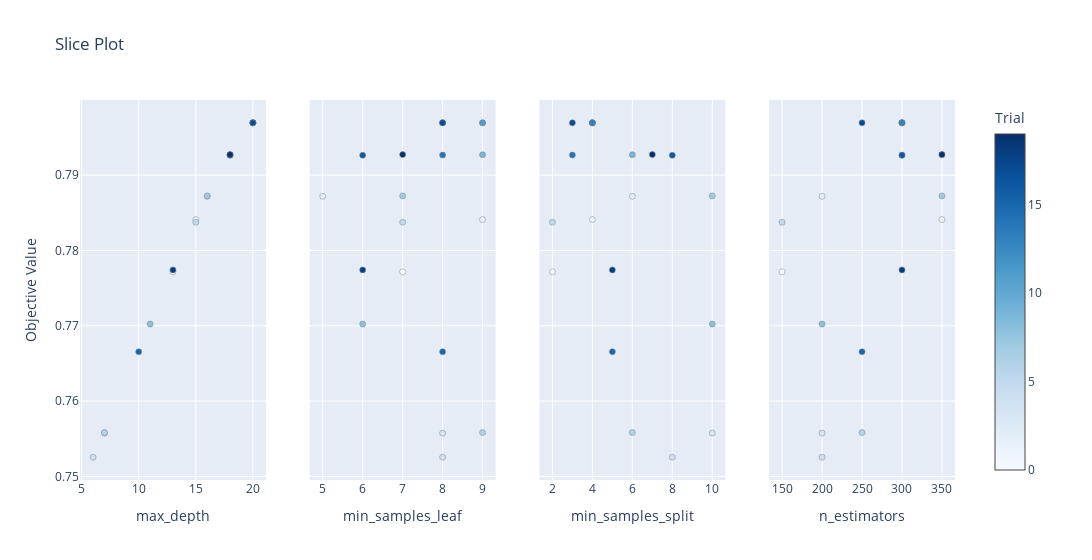

The cell this chart's notebook holds for it:
### Code cell
visualization.plot_slice(study) #Optuna hyperparameter slice plot.png

### Figure 1 — Plotly figure (JSON) as saved in the notebook; plotly's stock layout.template omitted (floating-point values rounded to 4 significant figures)
{"data": [{"marker": {"color": [0, 1, 2, 3, 4, 5, 6, 7, 8, 9, 10, 11, 12, 13, 14, 15, 16, 17, 18, 19], "colorbar": {"title": {"text": "Trial"}, "x": 1, "xpad": 40}, "colorscale": [[0, "rgb(247,251,255)"], [0.125, "rgb(222,235,247)"], [0.25, "rgb(198,219,239)"], [0.375, "rgb(158,202,225)"], [0.5, "rgb(107,174,214)"], [0.625, "rgb(66,146,198)"], [0.75, "rgb(33,113,181)"], [0.875, "rgb(8,81,156)"], [1, "rgb(8,48,107)"]], "line": {"color": "Grey", "width": 0.5}, "showscale": true}, "mode": "markers", "name": "Feasible Trial", "showlegend": false, "type": "scatter", "x": [13, 15, 16, 7, 6, 15, 7, 16, 11, 18, 20, 20, 20, 20, 18, 10, 18, 20, 13, 18], "xaxis": "x", "y": [0.7772, 0.7841, 0.7872, 0.7557, 0.7525, 0.7837, 0.7558, 0.7872, 0.7702, 0.7927, 0.7969, 0.7969, 0.797, 0.797, 0.7927, 0.7666, 0.7926, 0.7969, 0.7774, 0.7927], "yaxis": "y"}, {"marker": {"color": [0, 1, 2, 3, 4, 5, 6, 7, 8, 9, 10, 11, 12, 13, 14, 15, 16, 17, 18, 19], "colorbar": {"title": {"text": "Trial"}, "x": 1, "xpad": 40}, "colorscale": [[0, "rgb(247,251,255)"], [0.125, "rgb(222,235,247)"], [0.25, "rgb(198,219,239)"], [0.375, "rgb(158,202,225)"], [0.5, "rgb(107,174,214)"], [0.625, "rgb(66,146,198)"], [0.75, "rgb(33,113,181)"], [0.875, "rgb(8,81,156)"], [1, "rgb(8,48,107)"]], "line": {"color": "Grey", "width": 0.5}, "showscale": false}, "mode": "markers", "name": "Feasible Trial", "showlegend": false, "type": "scatter", "x": [7, 9, 5, 8, 8, 7, 9, 7, 6, 9, 9, 9, 8, 8, 8, 8, 6, 8, 6, 7], "xaxis": "x2", "y": [0.7772, 0.7841, 0.7872, 0.7557, 0.7525, 0.7837, 0.7558, 0.7872, 0.7702, 0.7927, 0.7969, 0.7969, 0.797, 0.797, 0.7927, 0.7666, 0.7926, 0.7969, 0.7774, 0.7927], "yaxis": "y2"}, {"marker": {"color": [0, 1, 2, 3, 4, 5, 6, 7, 8, 9, 10, 11, 12, 13, 14, 15, 16, 17, 18, 19], "colorbar": {"title": {"text": "Trial"}, "x": 1, "xpad": 40}, "colorscale": [[0, "rgb(247,251,255)"], [0.125, "rgb(222,235,247)"], [0.25, "rgb(198,219,239)"], [0.375, "rgb(158,202,225)"], [0.5, "rgb(107,174,214)"], [0.625, "rgb(66,146,198)"], [0.75, "rgb(33,113,181)"], [0.875, "rgb(8,81,156)"], [1, "rgb(8,48,107)"]], "line": {"color": "Grey", "width": 0.5}, "showscale": false}, "mode": "markers", "name": "Feasible Trial", "showlegend": false, "type": "scatter", "x": [2, 4, 6, 10, 8, 2, 6, 10, 10, 6, 4, 4, 4, 4, 3, 5, 8, 3, 5, 7], "xaxis": "x3", "y": [0.7772, 0.7841, 0.7872, 0.7557, 0.7525, 0.7837, 0.7558, 0.7872, 0.7702, 0.7927, 0.7969, 0.7969, 0.797, 0.797, 0.7927, 0.7666, 0.7926, 0.7969, 0.7774, 0.7927], "yaxis": "y3"}, {"marker": {"color": [0, 1, 2, 3, 4, 5, 6, 7, 8, 9, 10, 11, 12, 13, 14, 15, 16, 17, 18, 19], "colorbar": {"title": {"text": "Trial"}, "x": 1, "xpad": 40}, "colorscale": [[0, "rgb(247,251,255)"], [0.125, "rgb(222,235,247)"], [0.25, "rgb(198,219,239)"], [0.375, "rgb(158,202,225)"], [0.5, "rgb(107,174,214)"], [0.625, "rgb(66,146,198)"], [0.75, "rgb(33,113,181)"], [0.875, "rgb(8,81,156)"], [1, "rgb(8,48,107)"]], "line": {"color": "Grey", "width": 0.5}, "showscale": false}, "mode": "markers", "name": "Feasible Trial", "showlegend": false, "type": "scatter", "x": [150, 350, 200, 200, 200, 150, 250, 350, 200, 350, 300, 300, 300, 300, 300, 250, 300, 250, 300, 350], "xaxis": "x4", "y": [0.7772, 0.7841, 0.7872, 0.7557, 0.7525, 0.7837, 0.7558, 0.7872, 0.7702, 0.7927, 0.7969, 0.7969, 0.797, 0.797, 0.7927, 0.7666, 0.7926, 0.7969, 0.7774, 0.7927], "yaxis": "y4"}], "layout": {"title": {"text": "Slice Plot"}, "width": 1200, "xaxis": {"anchor": "y", "domain": [0, 0.2125], "title": {"text": "max_depth"}}, "xaxis2": {"anchor": "y2", "domain": [0.2625, 0.475], "title": {"text": "min_samples_leaf"}}, "xaxis3": {"anchor": "y3", "domain": [0.525, 0.7375], "title": {"text": "min_samples_split"}}, "xaxis4": {"anchor": "y4", "domain": [0.7875, 1], "title": {"text": "n_estimators"}}, "yaxis": {"anchor": "x", "domain": [0, 1], "title": {"text": "Objective Value"}}, "yaxis2": {"anchor": "x2", "domain": [0, 1], "matches": "y", "showticklabels": false}, "yaxis3": {"anchor": "x3", "domain": [0, 1], "matches": "y", "showticklabels": false}, "yaxis4": {"anchor": "x4", "domain": [0, 1], "matches": "y", "showticklabels": false}}}
